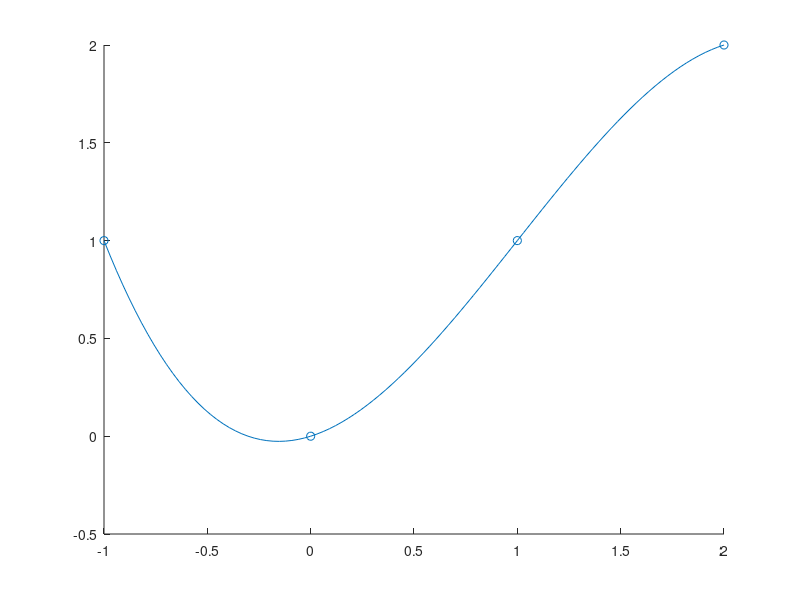

Write MATLAB code to recreate this figure.
hold on;

X = [-1,0,1,2]
Y = [1,0,1,2]

interp=polyfit(X,Y,length(X))

scatter(X,Y);

plot(linspace(min(X),max(X)),polyval(interp,linspace(min(X),max(X))));


